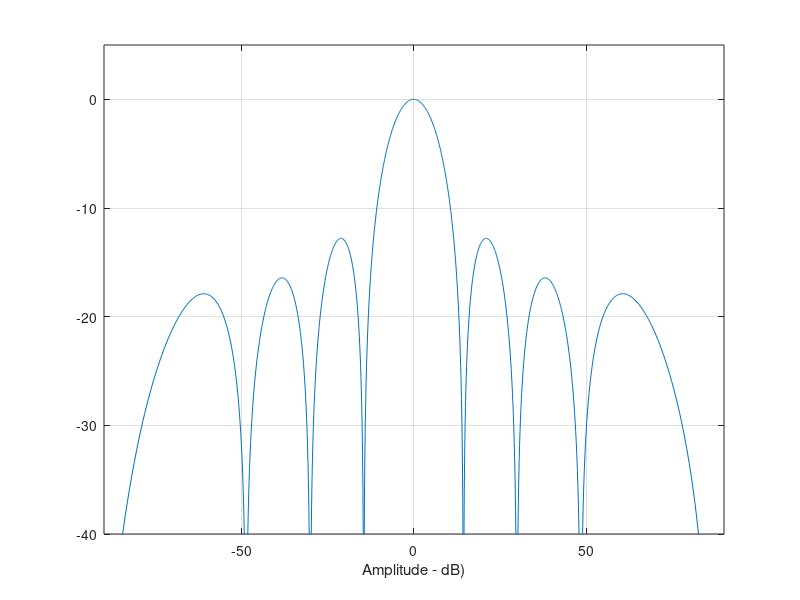
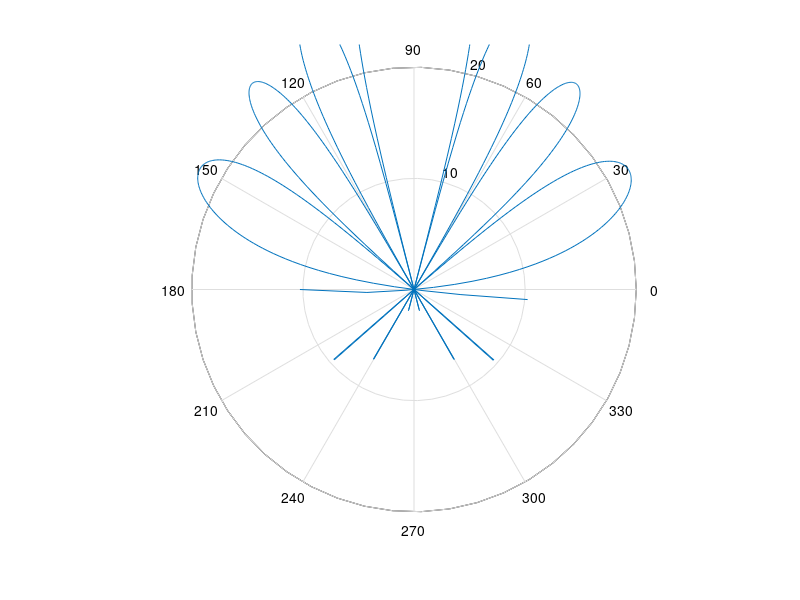

Source code (MATLAB) for these figures, in order:
%Hamming
 
clear
N_e=8; Nfft=1024;
d=0.5; f=1500; c=1500;
lambda=c/f;
L=N_e*d; 
beam_width=(lambda/(2*L))*180/pi
m=0:Nfft-1;
x=zeros(1,Nfft);
a=ones(1,N_e)/N_e;
x(1:N_e)=a;
y=fft(x,Nfft);
w1=y(1:Nfft/2);w2=y(Nfft/2+1:Nfft);
w2=fliplr(w2);w1=fliplr(w1);
B=[w1 w2];
B_dB=20*log10(abs(B));
 
figure(1)
theta=real(asin((m-Nfft/2)*lambda/(d*Nfft)));
theta_deg=theta*180/pi;
plot(theta_deg, B_dB);grid;
xlabel('Angle - deg');xlabel('Amplitude - dB)')
axis([ -90 90 -40 5]) 
figure(2);
polar(theta+pi/2,B_dB+40)
